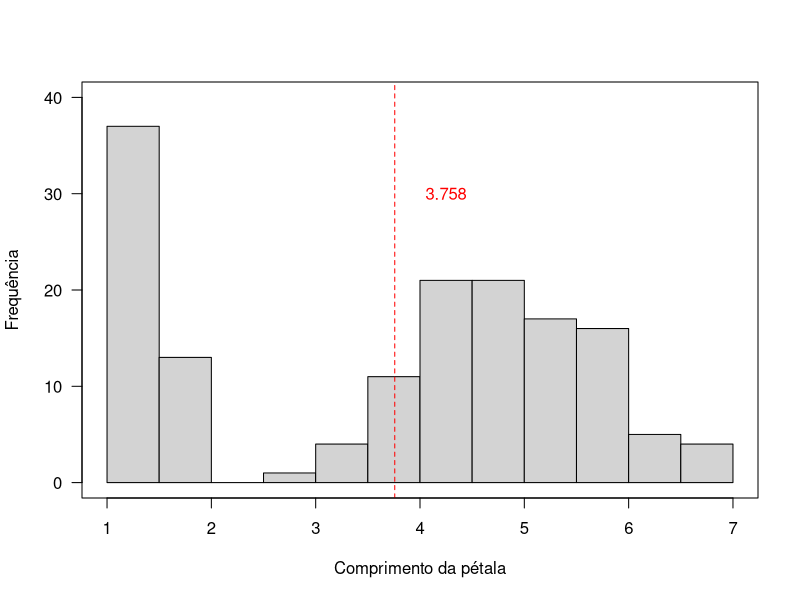
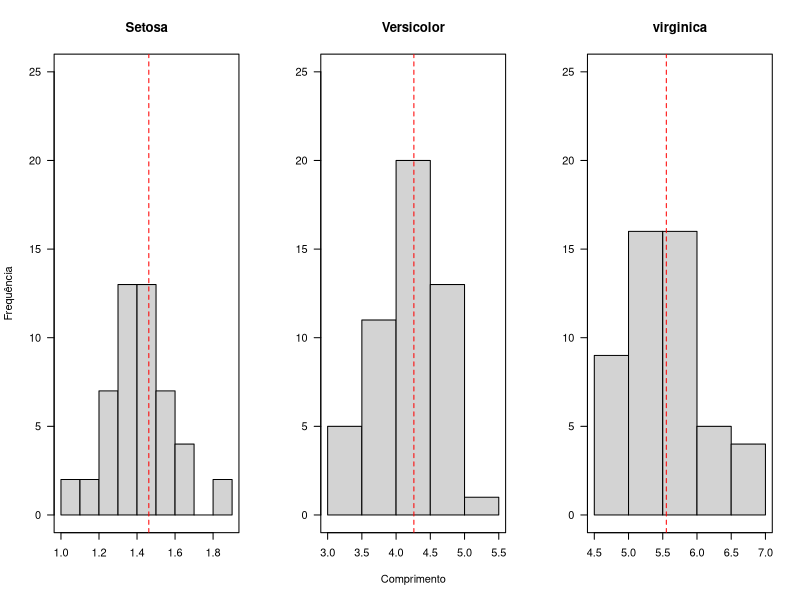

Write the R code that produced these figures, in order.
# Histogramas com médias
# R 4.2.0
# Refactor @BragatteMAS

data("iris")

summary(iris)

#Hist com linha de média
hist(
  iris$Petal.Length,
  main = "",
  las = 1,
  ylim = c(0, 40),
  xlab = "Comprimento da pétala",
  ylab = "Frequência"
)
abline(v=mean(iris$Petal.Length), lty=2, col="red")
text(x = 4.25, y = 30, labels=mean(iris$Petal.Length), col="red")
box()

###############
#Versão por espécie
par(mfrow = c(1,3))

hist(
  iris$Petal.Length[iris$Species=="setosa"],
  main = "Setosa",
  las = 1,
  ylim = c(0, 25),
  cex = 1.0,
  xlab = "",
  ylab = "Frequência"
)
box()
abline(v=mean(iris$Petal.Lengt[iris$Species=="setosa"]), lty=2, col="red")


hist(
  iris$Petal.Length[iris$Species=="versicolor"],
  main = "Versicolor",
  las = 1,
  ylim = c(0, 25),
  cex = 1.0,
  xlab = "Comprimento",
  ylab = ""
)
box()
abline(v=mean(iris$Petal.Lengt[iris$Species=="versicolor"]), lty=2, col="red")

hist(
  iris$Petal.Length[iris$Species=="virginica"],
  main = "virginica",
  las = 1,
  ylim = c(0, 25),
  cex = 1.0,
  xlab = "",
  ylab = ""
)
box()
abline(v=mean(iris$Petal.Lengt[iris$Species=="virginica"]), lty=2, col="red")
